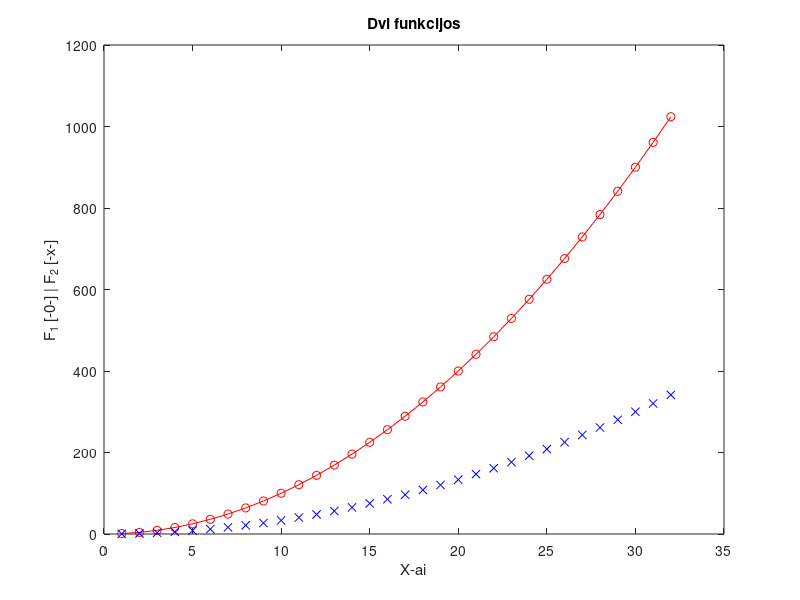

Reproduce this figure in MATLAB.
% Adomas Grigorovičius LD1 2026-09-14 EDif-25/1

x = 1:32;
y = x.^2;

plot(x, y, 'o-r',x,y/3,'xb')
title('Dvi funkcijos')
xlabel("X-ai")
ylabel('F_1 [-0-] | F_2 [-x-]')

help linspace;
help size;
help max;
